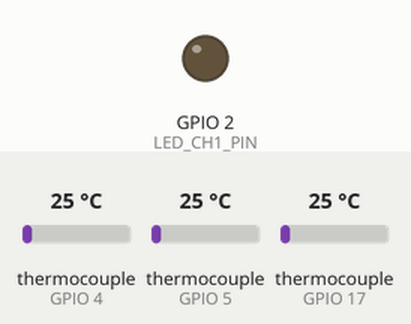
Bench run of a sketch on a simulated ESP32. On the bench: output pins drawn as LEDs (lit = HIGH). Wiring (inferred from the names in the program): 3 × MAX6675 thermocouple converter: CS GPIO 17 / CS GPIO 5 / CS GPIO 4. Dashed ring = blinking. Inputs (shaded band) come from the test bench; at power-on: thermocouple (sensors on GPIO 4, GPIO 5, GPIO 17) 25 °C. No CAN messages arrive unless stated; pins used as bus, display or sensor lines are not drawn; what the sketch prints to the serial monitor is not drawn.

Above: at 0.0 s.
At 1.52 s:
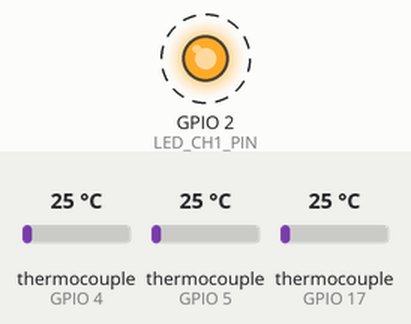
Timing chart, 0 to 4.3 s (numbered marks = the images above):
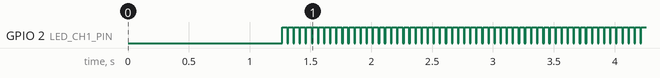

The sketch:

Haltech_TCA4_emulator.ino
```cpp
/*
 * Haltech TCA4-A エミュレータ (MAX6675 2ch 温度計測 + CAN送信)
 * ESP32 DevKitC 版
 *
 * ESP32内蔵TWAIコントローラ + 外付けCANトランシーバ(SN65HVD230等)を使用
 * 2つのMAX6675で計測した温度データをHaltech TCA4-A互換形式でCAN送信
 *
 * 参考リポジトリ:
 *   https://github.com/blacksheepinc/Haltech-wideband-emulator
 *   https://github.com/ptmotorsport/IObox-emulator-haltech
 *
 * ピン割り当て:
 *   MAX6675 CH1 CS : GPIO 5
 *   MAX6675 CH2 CS : GPIO 17
 *   MAX6675 SCK    : GPIO 18 (VSPI CLK)
 *   MAX6675 SO     : GPIO 19 (VSPI MISO)
 *   CAN TX         : GPIO 21
 *   CAN RX         : GPIO 22
 *   LED CH1        : GPIO 2  (内蔵LED)
 *   LED CH2        : GPIO 4
 */

#include <SPI.h>
#include "driver/twai.h"

// ============================================
// ピン定義
// ============================================
// MAX6675用ピン (VSPI使用)
#define MAX6675_CH1_CS    5     // MAX6675 CH1のチップセレクト
#define MAX6675_CH2_CS    17    // MAX6675 CH2のチップセレクト
#define MAX6675_SCK       18    // VSPI CLK
#define MAX6675_MISO      19    // VSPI MISO

// CANトランシーバ接続ピン (SN65HVD230等)
#define CAN_TX_PIN        21    // CAN TX → トランシーバのTXD
#define CAN_RX_PIN        22    // CAN RX → トランシーバのRXD

// LED状態表示ピン
#define LED_CH1_PIN       2     // ESP32内蔵LED - CH1状態表示
#define LED_CH2_PIN       4     // 外付けLED - CH2状態表示

// LED点滅設定
#define LED_SENSOR_ERROR_INTERVAL  200  // センサー異常時の点滅間隔 (ms) - 速い点滅
#define LED_BUSOFF_INTERVAL        100  // CANバスオフ時の点滅間隔 (ms) - 超高速点滅
#define LED_ACTIVITY_PULSE          10  // 正常時のアクティビティパルス (ms)

// ============================================
// CAN設定 (Haltech TCA4-A 互換)
// ============================================
#define CAN_ID_TCA4         0x2CC  // Haltech TCA4-A CAN ID (716 decimal)
#define CAN_SEND_INTERVAL   50     // CAN送信間隔 (ms) - 20Hz

// 診断コード
#define DIAG_NORMAL           0    // Normal operation
#define DIAG_SHORT_CIRCUIT    1    // Sensor Short Circuit
#define DIAG_OPEN_CIRCUIT     2    // Sensor Open Circuit
#define DIAG_UNDER_RANGE      3    // Under Range
#define DIAG_OVER_RANGE       4    // Over Range

// ============================================
// キャリブレーション設定
// ============================================
// 実測値が高い場合はマイナス、低い場合はプラスに設定
#define TEMP_OFFSET_CH1  0.0
#define TEMP_OFFSET_CH2  0.0

// ============================================
// グローバル変数
// ============================================
unsigned long lastSendTime = 0;
unsigned long lastReadTime = 0;
unsigned long lastSensorErrorBlinkTime = 0;  // センサー異常時LED点滅用タイマー
unsigned long lastBusOffBlinkTime = 0;       // CANバスオフ時LED点滅用タイマー
unsigned long lastActivityPulseTime = 0;     // アクティビティパルス用タイマー
float lastTemperature_CH1 = NAN;   // CH1の温度値をキャッシュ
float lastTemperature_CH2 = NAN;   // CH2の温度値をキャッシュ
bool canInitialized = false;
bool canBusOff = false;            // CANバスオフ状態
bool sensorErrorBlinkState = false;   // センサー異常時点滅状態
bool busOffBlinkState = false;        // CANバスオフ時点滅状態
bool activityPulseActive = false;     // アクティビティパルス中フラグ

// MAX6675の変換時間は最大220ms
// 余裕を持って250ms以上の間隔で読み取る
#define TEMP_READ_INTERVAL  250    // 温度読み取り間隔 (ms)

// SPIクラスインスタンス (VSPI使用)
SPIClass vspi(VSPI);

// ============================================
// セットアップ
// ============================================
void setup() {
  Serial.begin(115200);
  delay(1000);  // ESP32起動待ち

  Serial.println(F("Haltech TCA4-A Emulator (MAX6675 2ch) - ESP32"));
  Serial.println(F("============================================="));
  Serial.println(F("Ref: github.com/blacksheepinc/Haltech-wideband-emulator"));

  // MAX6675のCSピン初期化 (両チャンネル)
  pinMode(MAX6675_CH1_CS, OUTPUT);
  pinMode(MAX6675_CH2_CS, OUTPUT);
  digitalWrite(MAX6675_CH1_CS, HIGH);  // CH1 CSをHIGHに (非選択状態)
  digitalWrite(MAX6675_CH2_CS, HIGH);  // CH2 CSをHIGHに (非選択状態)

  // LED 初期化 (状態インジケータ)
  pinMode(LED_CH1_PIN, OUTPUT);
  pinMode(LED_CH2_PIN, OUTPUT);
  digitalWrite(LED_CH1_PIN, LOW);
  digitalWrite(LED_CH2_PIN, LOW);

  // SPI初期化 (VSPI)
  vspi.begin(MAX6675_SCK, MAX6675_MISO, -1, -1);  // SCK, MISO, MOSI(-1=未使用), SS(-1=未使用)

  // MAX6675の初期化完了を待つ（最大変換時間220ms）
  delay(250);

  // TWAI (CAN) 初期化 (1Mbps - Haltech標準)
  Serial.print(F("Initializing CAN (TWAI) at 1Mbps... "));
  if (initCAN()) {
    Serial.println(F("OK"));
    canInitialized = true;
  } else {
    Serial.println(F("FAILED"));
    Serial.println(F("Check CAN transceiver connection"));
    canInitialized = false;
  }

  Serial.println();
}

// ============================================
// TWAI (CAN) 初期化関数
// ============================================
bool initCAN() {
  // TWAI設定 (1Mbps)
  twai_general_config_t g_config = TWAI_GENERAL_CONFIG_DEFAULT(
    (gpio_num_t)CAN_TX_PIN,
    (gpio_num_t)CAN_RX_PIN,
    TWAI_MODE_NORMAL
  );

  // 1Mbps タイミング設定
  twai_timing_config_t t_config = TWAI_TIMING_CONFIG_1MBITS();

  // フィルタ設定 (すべて受信)
  twai_filter_config_t f_config = TWAI_FILTER_CONFIG_ACCEPT_ALL();

  // TWAIドライバインストール
  if (twai_driver_install(&g_config, &t_config, &f_config) != ESP_OK) {
    return false;
  }

  // TWAIドライバ開始
  if (twai_start() != ESP_OK) {
    return false;
  }

  return true;
}

// ============================================
// MAX6675から温度を読み取る関数
// ============================================
float readTemperature(uint8_t csPin, float offset) {
  uint16_t value;

  // MAX6675用のSPI設定
  vspi.beginTransaction(SPISettings(1000000, MSBFIRST, SPI_MODE0));

  digitalWrite(csPin, LOW);
  delayMicroseconds(1);  // CSセットアップ時間
  value = vspi.transfer(0x00) << 8;  // Read high byte
  value |= vspi.transfer(0x00);      // Read low byte
  digitalWrite(csPin, HIGH);

  vspi.endTransaction();

  // ビット2: 熱電対オープン検出（1=オープン/未接続）
  if (value & 0x04) {
    return NAN;  // エラー時はNaNを返す
  }

  // ビット3-14が12ビットの温度データ
  // 分解能: 0.25°C (データシート確認済み)
  float temperature = (value >> 3) * 0.25;

  return temperature + offset;
}

// ============================================
// CANメッセージ送信関数 (Haltech TCA4-A互換フォーマット)
// ============================================
// データフォーマット (各チャンネル16ビット):
//   ビット0-3:  ダイアグコード (4ビット)
//   ビット4-15: 温度データ (12ビット)
// 変換式: 温度[°C] = raw * 0.4071 - 250
// 逆変換: raw = (温度[°C] + 250) * 5850 / 2381
// ============================================
void sendTemperatureCAN(float temp_ch1, float temp_ch2) {
  if (!canInitialized) {
    return;
  }

  twai_message_t message;

  message.identifier = CAN_ID_TCA4;    // CAN ID: 0x2CC
  message.extd = 0;                     // 標準ID (11bit)
  message.rtr = 0;                      // データフレーム
  message.data_length_code = 8;         // データ長: 8バイト (4チャンネル分)

  // Haltech TCA4-Aフォーマット:
  // - Big Endian (MS First)
  // - 各チャンネル16ビット: [Diag(4bit) | Temp(12bit)]
  // - 温度変換式: raw = (temp + 250) * 5850 / 2381

  // CH1 診断コードと温度raw値を計算
  uint8_t diag1 = DIAG_NORMAL;
  uint16_t raw1;
  if (isnan(temp_ch1)) {
    raw1 = 0xFFF;  // 12ビット最大値 (エラー)
    diag1 = DIAG_OPEN_CIRCUIT;
  } else {
    // 温度→raw値変換: raw = (temp + 250) * 5850 / 2381
    float rawFloat = (temp_ch1 + 250.0) * 5850.0 / 2381.0;
    raw1 = constrain((uint16_t)rawFloat, 0, 0xFFF);  // 12ビットに制限
  }

  // CH2 診断コードと温度raw値を計算
  uint8_t diag2 = DIAG_NORMAL;
  uint16_t raw2;
  if (isnan(temp_ch2)) {
    raw2 = 0xFFF;  // 12ビット最大値 (エラー)
    diag2 = DIAG_OPEN_CIRCUIT;
  } else {
    float rawFloat = (temp_ch2 + 250.0) * 5850.0 / 2381.0;
    raw2 = constrain((uint16_t)rawFloat, 0, 0xFFF);
  }

  // CH3, CH4 (未接続 - ダイアグ=オープン、温度=最大値)
  uint8_t diag3 = DIAG_OPEN_CIRCUIT;
  uint8_t diag4 = DIAG_OPEN_CIRCUIT;
  uint16_t raw3 = 0xFFF;
  uint16_t raw4 = 0xFFF;

  // Big Endian (MS First) でデータを格納
  // 各チャンネル: [上位バイト: Diag(4bit)|Temp上位4bit] [下位バイト: Temp下位8bit]

  // TC1: バイト0-1
  message.data[0] = ((diag1 & 0x0F) << 4) | ((raw1 >> 8) & 0x0F);
  message.data[1] = raw1 & 0xFF;

  // TC2: バイト2-3
  message.data[2] = ((diag2 & 0x0F) << 4) | ((raw2 >> 8) & 0x0F);
  message.data[3] = raw2 & 0xFF;

  // TC3: バイト4-5
  message.data[4] = ((diag3 & 0x0F) << 4) | ((raw3 >> 8) & 0x0F);
  message.data[5] = raw3 & 0xFF;

  // TC4: バイト6-7
  message.data[6] = ((diag4 & 0x0F) << 4) | ((raw4 >> 8) & 0x0F);
  message.data[7] = raw4 & 0xFF;

  // CAN送信 (タイムアウト: 10ms)
  twai_transmit(&message, pdMS_TO_TICKS(10));
}

// ============================================
// CANバスオフ検出関数
// ============================================
bool checkCanBusOff() {
  if (!canInitialized) {
    return true;  // CAN未初期化はバスオフ扱い
  }

  twai_status_info_t status;
  if (twai_get_status_info(&status) != ESP_OK) {
    return true;
  }

  // バスオフまたはエラー状態をチェック
  return (status.state == TWAI_STATE_BUS_OFF ||
          status.state == TWAI_STATE_RECOVERING ||
          status.tx_error_counter > 127 ||
          status.rx_error_counter > 127);
}

// ============================================
// LED状態更新関数
// ============================================
// 正常時: 常時点灯 + 送信時に10ms消灯 (アクティビティパルス)
// センサー異常時: 200ms間隔で速い点滅
// CANバスオフ時: 両LED同時に100ms間隔で超高速点滅
void updateLEDs(bool ch1_ok, bool ch2_ok, unsigned long currentTime) {
  // CANバスオフ状態をチェック
  canBusOff = checkCanBusOff();

  // CANバスオフ時の点滅タイミング更新
  if (currentTime - lastBusOffBlinkTime >= LED_BUSOFF_INTERVAL) {
    lastBusOffBlinkTime = currentTime;
    busOffBlinkState = !busOffBlinkState;
  }

  // センサー異常時の点滅タイミング更新
  if (currentTime - lastSensorErrorBlinkTime >= LED_SENSOR_ERROR_INTERVAL) {
    lastSensorErrorBlinkTime = currentTime;
    sensorErrorBlinkState = !sensorErrorBlinkState;
  }

  // アクティビティパルス終了チェック
  if (activityPulseActive && (currentTime - lastActivityPulseTime >= LED_ACTIVITY_PULSE)) {
    activityPulseActive = false;
  }

  // ========== 優先度1: CANバスオフ ==========
  if (canBusOff) {
    // 両LED同時に超高速点滅 (重大エラー)
    digitalWrite(LED_CH1_PIN, busOffBlinkState);
    digitalWrite(LED_CH2_PIN, busOffBlinkState);
    return;
  }

  // ========== 優先度2: センサー状態に応じた表示 ==========

  // CH1 LED制御
  if (ch1_ok) {
    // 正常時: 常時点灯、アクティビティパルス中は消灯
    digitalWrite(LED_CH1_PIN, activityPulseActive ? LOW : HIGH);
  } else {
    // センサー異常時: 200ms間隔で速い点滅
    digitalWrite(LED_CH1_PIN, sensorErrorBlinkState);
  }

  // CH2 LED制御
  if (ch2_ok) {
    // 正常時: 常時点灯、アクティビティパルス中は消灯
    digitalWrite(LED_CH2_PIN, activityPulseActive ? LOW : HIGH);
  } else {
    // センサー異常時: 200ms間隔で速い点滅
    digitalWrite(LED_CH2_PIN, sensorErrorBlinkState);
  }
}

// ============================================
// アクティビティパルス開始関数
// ============================================
void startActivityPulse(unsigned long currentTime) {
  activityPulseActive = true;
  lastActivityPulseTime = currentTime;
}

// ============================================
// メインループ
// ============================================
void loop() {
  unsigned long currentTime = millis();

  // 温度読み取り (250ms間隔 - MAX6675の変換時間220msを考慮)
  if (currentTime - lastReadTime >= TEMP_READ_INTERVAL) {
    lastReadTime = currentTime;
    lastTemperature_CH1 = readTemperature(MAX6675_CH1_CS, TEMP_OFFSET_CH1);
    lastTemperature_CH2 = readTemperature(MAX6675_CH2_CS, TEMP_OFFSET_CH2);
  }

  // CAN送信 (50ms間隔)
  if (currentTime - lastSendTime >= CAN_SEND_INTERVAL) {
    lastSendTime = currentTime;

    // シリアルモニタに出力
    Serial.print(F("CH1: "));
    if (isnan(lastTemperature_CH1)) {
      Serial.print(F("Error"));
    } else {
      Serial.print(lastTemperature_CH1, 2);
      Serial.print(F("C"));
    }

    Serial.print(F(" | CH2: "));
    if (isnan(lastTemperature_CH2)) {
      Serial.print(F("Error"));
    } else {
      Serial.print(lastTemperature_CH2, 2);
      Serial.print(F("C"));
    }

    // CAN送信
    if (canInitialized) {
      sendTemperatureCAN(lastTemperature_CH1, lastTemperature_CH2);

      // アクティビティパルス開始 (正常時に一瞬消灯)
      startActivityPulse(currentTime);

      Serial.print(F(" -> CAN 0x"));
      Serial.print(CAN_ID_TCA4, HEX);
      if (canBusOff) {
        Serial.println(F(" sent (BUS ERROR!)"));
      } else {
        Serial.println(F(" sent"));
      }
    } else {
      Serial.println(F(" (CAN disabled)"));
    }
  }

  // LED状態更新 (毎ループ実行 - センサー正常/異常/CANバスオフに応じて制御)
  if (canInitialized) {
    bool ch1_ok = !isnan(lastTemperature_CH1);
    bool ch2_ok = !isnan(lastTemperature_CH2);
    updateLEDs(ch1_ok, ch2_ok, currentTime);
  }
}
```

Measured:
- by itself, GPIO 2 (LED_CH1_PIN): alternates HIGH for 0.04 s and LOW for 0.01 s
